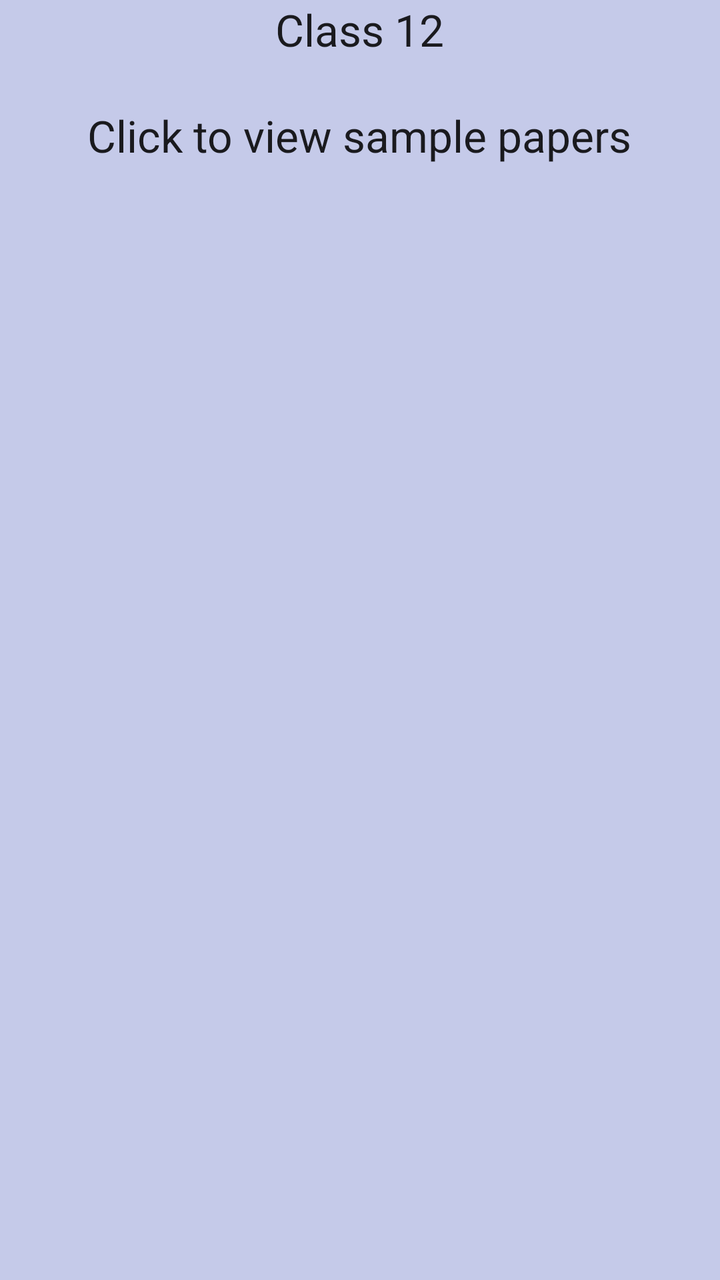
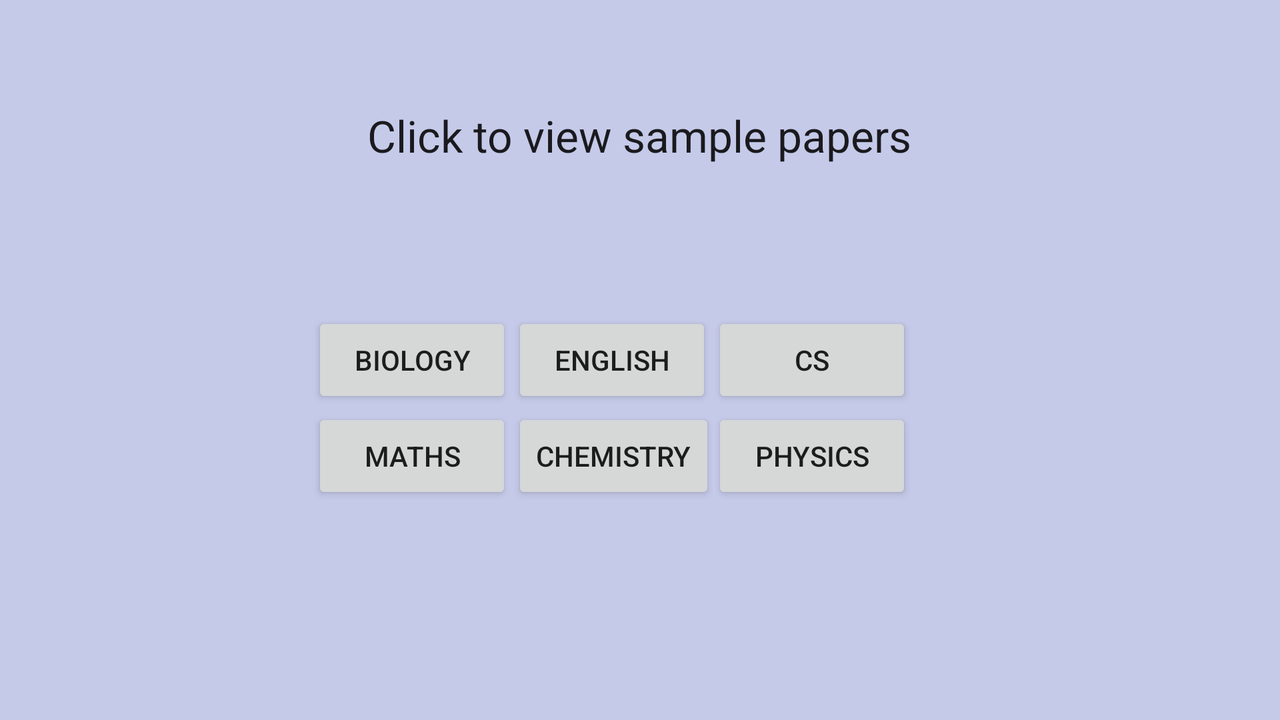

One screen, two layout resources from the same app: the default and the repository's alternative for another configuration. Each is rendered where Android would select it; the XML of both is given below.
<!-- AndroidManifest.xml: application theme AppTheme -->
<!-- res/layout/activity_main.xml -->
<android.support.v4.widget.DrawerLayout
    xmlns:android="http://schemas.android.com/apk/res/android"
    xmlns:tools="http://schemas.android.com/tools"
    android:id="@+id/drawer_layout"
    android:layout_width="match_parent"
    android:layout_height="match_parent">




    <RelativeLayout xmlns:android="http://schemas.android.com/apk/res/android"
                xmlns:tools="http://schemas.android.com/tools"
                android:layout_width="match_parent"
                android:layout_height="match_parent"
                android:paddingLeft="@dimen/activity_horizontal_margin"
                android:paddingRight="@dimen/activity_horizontal_margin"
                android:paddingTop="@dimen/activity_vertical_margin"
                android:paddingBottom="@dimen/activity_vertical_margin"
                tools:context=".MainActivity"
                >


        <TextView
            android:layout_width="wrap_content"
            android:layout_height="wrap_content"
            android:textAppearance="?android:attr/textAppearanceLarge"
            android:text="Click to view sample papers"
            android:id="@+id/textview"
            android:layout_alignParentTop="true"
            android:layout_centerHorizontal="true"
            android:layout_marginTop="53dp"/>

        <LinearLayout
            android:orientation="vertical"
            android:layout_width="match_parent"
            android:layout_height="match_parent"
            android:layout_alignParentBottom="true"
            android:id="@+id/layout"
            android:layout_alignRight="@+id/textview"
            android:layout_alignEnd="@+id/textview"
            android:layout_alignLeft="@+id/textview"
            android:layout_alignStart="@+id/textview"
            android:layout_below="@+id/textview"></LinearLayout>

        <TextView
            android:layout_width="wrap_content"
            android:layout_height="wrap_content"
            android:textAppearance="?android:attr/textAppearanceLarge"
            android:text="Class 12"
            android:id="@+id/tvSubject"
            android:layout_alignParentTop="true"
            android:layout_centerHorizontal="true" />

    </RelativeLayout>

    <ListView
        android:id="@+id/navList"
        android:layout_width="200dp"
        android:layout_height="match_parent"
        android:layout_gravity="left|start"
        android:background="#ffeeeeee"/>



</android.support.v4.widget.DrawerLayout>
<!-- resources referenced by this layout -->
<resources>
  <!-- from res/values-v21/ -->
  <style name="AppTheme" parent="Theme.AppCompat.Light.DarkActionBar">
          
          <item name="android:colorBackground">@color/background_material_light</item>
          <item name="android:statusBarColor">@color/statusBarColor</item>
      </style>
  <color name="background_material_light">#c5cae9</color>
  <color name="statusBarColor">#3f51b5</color>
</resources>
<!-- res/layout-land/activity_main.xml (the repository's variant of the layout above) -->
<!-- drawn on the phone turned sideways -->
<RelativeLayout xmlns:android="http://schemas.android.com/apk/res/android"
                xmlns:tools="http://schemas.android.com/tools"
                android:layout_width="match_parent"
                android:layout_height="match_parent"
                android:paddingLeft="@dimen/activity_horizontal_margin"
                android:paddingRight="@dimen/activity_horizontal_margin"
                android:paddingTop="@dimen/activity_vertical_margin"
                android:paddingBottom="@dimen/activity_vertical_margin"
                tools:context=".MainActivity"
                >

    <Button
        android:layout_width="100dp"
        android:layout_height="wrap_content"
        android:text="Physics"
        android:id="@+id/bPhysics"
        android:onClick="Click"
        android:layout_alignBaseline="@+id/bChemistry"
        android:layout_alignBottom="@+id/bChemistry"
        android:layout_alignRight="@+id/tvSubject"
        android:layout_alignEnd="@+id/tvSubject" />

    <TextView
        android:layout_width="wrap_content"
        android:layout_height="wrap_content"
        android:textAppearance="?android:attr/textAppearanceLarge"
        android:text="Click to view sample papers"
        android:id="@+id/tvSubject"
        android:layout_alignParentTop="true"
        android:layout_centerHorizontal="true"
        android:layout_marginTop="53dp"/>

    <Button
        android:layout_width="100dp"
        android:layout_height="wrap_content"
        android:text="Maths"
        android:id="@+id/bMaths"
        android:layout_alignBaseline="@+id/bPhysics"
        android:layout_alignBottom="@+id/bPhysics"
        android:layout_toLeftOf="@+id/bEnglish"
        android:layout_toStartOf="@+id/bEnglish" />

    <Button
        android:layout_width="100dp"
        android:layout_height="wrap_content"
        android:text="English"
        android:id="@+id/bEnglish"
        android:layout_centerVertical="true"
        android:layout_toLeftOf="@+id/bPhysics"
        android:layout_toStartOf="@+id/bPhysics" />

    <Button
        android:layout_width="wrap_content"
        android:layout_height="wrap_content"
        android:text="Chemistry"
        android:id="@+id/bChemistry"
        android:layout_below="@+id/bEnglish"
        android:layout_alignLeft="@+id/bEnglish"
        android:layout_alignStart="@+id/bEnglish" />

    <Button
        android:layout_width="100dp"
        android:layout_height="wrap_content"
        android:text="Biology"
        android:id="@+id/bBiology"
        android:layout_alignTop="@+id/bEnglish"
        android:layout_toLeftOf="@+id/bEnglish"
        android:layout_toStartOf="@+id/bEnglish" />

    <Button
        android:layout_width="100dp"
        android:layout_height="wrap_content"
        android:text="CS"
        android:id="@+id/bCS"
        android:layout_alignTop="@+id/bEnglish"
        android:layout_toRightOf="@+id/bEnglish"
        android:layout_toEndOf="@+id/bEnglish" />
</RelativeLayout>
